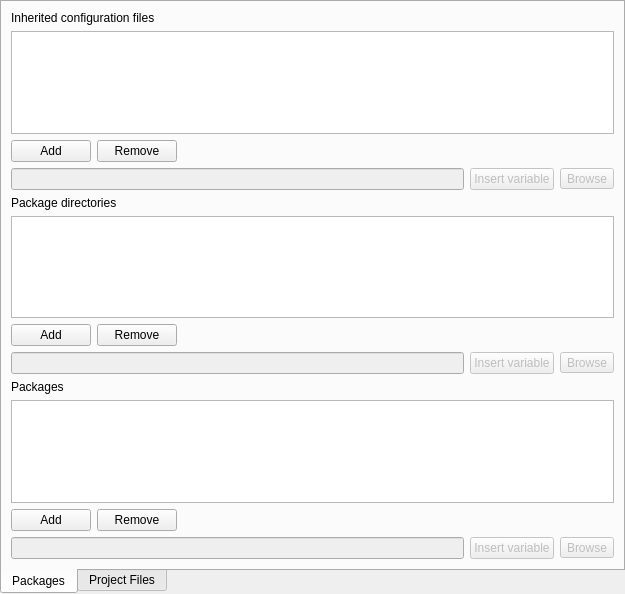
<?xml version="1.0" encoding="UTF-8"?>
<ui version="4.0">
 <class>XpcEditorComp</class>
 <widget class="QWidget" name="XpcEditorComp">
  <property name="geometry">
   <rect>
    <x>0</x>
    <y>0</y>
    <width>625</width>
    <height>594</height>
   </rect>
  </property>
  <layout class="QVBoxLayout" name="verticalLayout_3">
   <property name="margin">
    <number>0</number>
   </property>
   <item>
    <widget class="QTabWidget" name="tabWidget">
     <property name="tabPosition">
      <enum>QTabWidget::South</enum>
     </property>
     <property name="currentIndex">
      <number>0</number>
     </property>
     <widget class="QWidget" name="tabWidgetPage2" native="true">
      <attribute name="title">
       <string>Packages</string>
      </attribute>
      <layout class="QVBoxLayout" name="verticalLayout_2">
       <item>
        <widget class="QLabel" name="label">
         <property name="text">
          <string>Inherited configuration files</string>
         </property>
        </widget>
       </item>
       <item>
        <widget class="QListView" name="ConfigPathView">
         <property name="acceptDrops">
          <bool>false</bool>
         </property>
         <property name="styleSheet">
          <string notr="true">QListView {
     show-decoration-selected: 1; /* make the selection span the entire width of the view */
 }

 QListView::item {
     background: qlineargradient(x1: 0, y1: 0, x2: 0, y2: 1,
                                 stop: 0 #FAFBFE, stop: 1 #DCDEF1);
 }

 QListView::item:alternate {
     background: #EEEEEE;
 }

 QListView::item:selected {
     border: 1px solid #6a6ea9;
 }

 QListView::item:selected:!active {
     background: qlineargradient(x1: 0, y1: 0, x2: 0, y2: 1,
                                 stop: 0 #ABAFE5, stop: 1 #8588B2);
 }

 QListView::item:selected:active {
     background: qlineargradient(x1: 0, y1: 0, x2: 0, y2: 1,
                                 stop: 0 #6a6ea9, stop: 1 #888dd9);
 }
</string>
         </property>
         <property name="editTriggers">
          <set>QAbstractItemView::NoEditTriggers</set>
         </property>
         <property name="dragEnabled">
          <bool>true</bool>
         </property>
         <property name="dragDropMode">
          <enum>QAbstractItemView::InternalMove</enum>
         </property>
         <property name="defaultDropAction">
          <enum>Qt::TargetMoveAction</enum>
         </property>
        </widget>
       </item>
       <item>
        <layout class="QHBoxLayout" name="horizontalLayout_3">
         <item>
          <widget class="QPushButton" name="ConfigPathAddButton">
           <property name="text">
            <string>Add</string>
           </property>
           <property name="icon">
            <iconset resource="../iqtgui/iqtgui.qrc">
             <normaloff>:/Icons/Add</normaloff>:/Icons/Add</iconset>
           </property>
          </widget>
         </item>
         <item>
          <widget class="QPushButton" name="ConfigPathRemoveButton">
           <property name="text">
            <string>Remove</string>
           </property>
           <property name="icon">
            <iconset resource="../iqtgui/iqtgui.qrc">
             <normaloff>:/Icons/Delete</normaloff>:/Icons/Delete</iconset>
           </property>
          </widget>
         </item>
         <item>
          <spacer name="horizontalSpacer">
           <property name="orientation">
            <enum>Qt::Horizontal</enum>
           </property>
           <property name="sizeHint" stdset="0">
            <size>
             <width>40</width>
             <height>20</height>
            </size>
           </property>
          </spacer>
         </item>
        </layout>
       </item>
       <item>
        <widget class="QWidget" name="ConfigPathEditFrame" native="true">
         <property name="enabled">
          <bool>false</bool>
         </property>
         <layout class="QHBoxLayout" name="horizontalLayout_4">
          <property name="margin">
           <number>0</number>
          </property>
          <item>
           <widget class="QLineEdit" name="ConfigPathEdit">
            <property name="sizePolicy">
             <sizepolicy hsizetype="Expanding" vsizetype="Minimum">
              <horstretch>0</horstretch>
              <verstretch>0</verstretch>
             </sizepolicy>
            </property>
           </widget>
          </item>
          <item>
           <widget class="QPushButton" name="ConfigPathInsertVariableButton">
            <property name="text">
             <string>Insert variable</string>
            </property>
           </widget>
          </item>
          <item>
           <widget class="QToolButton" name="ConfigPathBrowseButton">
            <property name="toolTip">
             <string comment="File selection with a dialog window">File selection</string>
            </property>
            <property name="text">
             <string>Browse</string>
            </property>
            <property name="icon">
             <iconset resource="../iqtgui/iqtgui.qrc">
              <normaloff>:/Icons/Open</normaloff>:/Icons/Open</iconset>
            </property>
           </widget>
          </item>
         </layout>
        </widget>
       </item>
       <item>
        <widget class="QLabel" name="label_2">
         <property name="text">
          <string>Package directories</string>
         </property>
        </widget>
       </item>
       <item>
        <widget class="QListView" name="PackageDirView">
         <property name="styleSheet">
          <string notr="true">QListView {
     show-decoration-selected: 1; /* make the selection span the entire width of the view */
 }

 QListView::item {
     background: qlineargradient(x1: 0, y1: 0, x2: 0, y2: 1,
                                 stop: 0 #FAFBFE, stop: 1 #DCDEF1);
 }

 QListView::item:alternate {
     background: #EEEEEE;
 }

 QListView::item:selected {
     border: 1px solid #6a6ea9;
 }

 QListView::item:selected:!active {
     background: qlineargradient(x1: 0, y1: 0, x2: 0, y2: 1,
                                 stop: 0 #ABAFE5, stop: 1 #8588B2);
 }

 QListView::item:selected:active {
     background: qlineargradient(x1: 0, y1: 0, x2: 0, y2: 1,
                                 stop: 0 #6a6ea9, stop: 1 #888dd9);
 }
</string>
         </property>
         <property name="editTriggers">
          <set>QAbstractItemView::NoEditTriggers</set>
         </property>
         <property name="dragEnabled">
          <bool>true</bool>
         </property>
         <property name="dragDropMode">
          <enum>QAbstractItemView::InternalMove</enum>
         </property>
         <property name="defaultDropAction">
          <enum>Qt::TargetMoveAction</enum>
         </property>
        </widget>
       </item>
       <item>
        <layout class="QHBoxLayout" name="horizontalLayout_2">
         <item>
          <widget class="QPushButton" name="PackageDirAddButton">
           <property name="text">
            <string>Add</string>
           </property>
           <property name="icon">
            <iconset resource="../iqtgui/iqtgui.qrc">
             <normaloff>:/Icons/Add</normaloff>:/Icons/Add</iconset>
           </property>
          </widget>
         </item>
         <item>
          <widget class="QPushButton" name="PackageDirRemoveButton">
           <property name="text">
            <string>Remove</string>
           </property>
           <property name="icon">
            <iconset resource="../iqtgui/iqtgui.qrc">
             <normaloff>:/Icons/Delete</normaloff>:/Icons/Delete</iconset>
           </property>
          </widget>
         </item>
         <item>
          <spacer name="horizontalSpacer_2">
           <property name="orientation">
            <enum>Qt::Horizontal</enum>
           </property>
           <property name="sizeHint" stdset="0">
            <size>
             <width>40</width>
             <height>20</height>
            </size>
           </property>
          </spacer>
         </item>
        </layout>
       </item>
       <item>
        <widget class="QWidget" name="PackageDirEditFrame" native="true">
         <property name="enabled">
          <bool>false</bool>
         </property>
         <property name="sizePolicy">
          <sizepolicy hsizetype="Preferred" vsizetype="Minimum">
           <horstretch>0</horstretch>
           <verstretch>0</verstretch>
          </sizepolicy>
         </property>
         <layout class="QHBoxLayout" name="horizontalLayout_5">
          <property name="margin">
           <number>0</number>
          </property>
          <item>
           <widget class="QLineEdit" name="PackageDirEdit"/>
          </item>
          <item>
           <widget class="QPushButton" name="PackageDirInsertVariableButton">
            <property name="text">
             <string>Insert variable</string>
            </property>
           </widget>
          </item>
          <item>
           <widget class="QToolButton" name="PackageDirBrowseButton">
            <property name="toolTip">
             <string comment="File selection with a dialog window">File selection</string>
            </property>
            <property name="text">
             <string>Browse</string>
            </property>
            <property name="icon">
             <iconset resource="../iqtgui/iqtgui.qrc">
              <normaloff>:/Icons/Open</normaloff>:/Icons/Open</iconset>
            </property>
           </widget>
          </item>
         </layout>
        </widget>
       </item>
       <item>
        <widget class="QLabel" name="label_3">
         <property name="text">
          <string>Packages</string>
         </property>
        </widget>
       </item>
       <item>
        <widget class="QListView" name="PackagePathView">
         <property name="styleSheet">
          <string notr="true">QListView {
     show-decoration-selected: 1; /* make the selection span the entire width of the view */
 }

 QListView::item {
     background: qlineargradient(x1: 0, y1: 0, x2: 0, y2: 1,
                                 stop: 0 #FAFBFE, stop: 1 #DCDEF1);
 }

 QListView::item:alternate {
     background: #EEEEEE;
 }

 QListView::item:selected {
     border: 1px solid #6a6ea9;
 }

 QListView::item:selected:!active {
     background: qlineargradient(x1: 0, y1: 0, x2: 0, y2: 1,
                                 stop: 0 #ABAFE5, stop: 1 #8588B2);
 }

 QListView::item:selected:active {
     background: qlineargradient(x1: 0, y1: 0, x2: 0, y2: 1,
                                 stop: 0 #6a6ea9, stop: 1 #888dd9);
 }
</string>
         </property>
         <property name="editTriggers">
          <set>QAbstractItemView::NoEditTriggers</set>
         </property>
         <property name="dragEnabled">
          <bool>true</bool>
         </property>
         <property name="dragDropMode">
          <enum>QAbstractItemView::InternalMove</enum>
         </property>
         <property name="defaultDropAction">
          <enum>Qt::TargetMoveAction</enum>
         </property>
        </widget>
       </item>
       <item>
        <layout class="QHBoxLayout" name="horizontalLayout">
         <item>
          <widget class="QPushButton" name="PackagePathAddButton">
           <property name="text">
            <string>Add</string>
           </property>
           <property name="icon">
            <iconset resource="../iqtgui/iqtgui.qrc">
             <normaloff>:/Icons/Add</normaloff>:/Icons/Add</iconset>
           </property>
          </widget>
         </item>
         <item>
          <widget class="QPushButton" name="PackagePathRemoveButton">
           <property name="text">
            <string>Remove</string>
           </property>
           <property name="icon">
            <iconset resource="../iqtgui/iqtgui.qrc">
             <normaloff>:/Icons/Delete</normaloff>:/Icons/Delete</iconset>
           </property>
          </widget>
         </item>
         <item>
          <spacer name="horizontalSpacer_3">
           <property name="orientation">
            <enum>Qt::Horizontal</enum>
           </property>
           <property name="sizeHint" stdset="0">
            <size>
             <width>40</width>
             <height>20</height>
            </size>
           </property>
          </spacer>
         </item>
        </layout>
       </item>
       <item>
        <widget class="QWidget" name="PackagePathEditFrame" native="true">
         <property name="enabled">
          <bool>false</bool>
         </property>
         <layout class="QHBoxLayout" name="horizontalLayout_6">
          <property name="margin">
           <number>0</number>
          </property>
          <item>
           <widget class="QLineEdit" name="PackagePathEdit">
            <property name="sizePolicy">
             <sizepolicy hsizetype="Expanding" vsizetype="Minimum">
              <horstretch>0</horstretch>
              <verstretch>0</verstretch>
             </sizepolicy>
            </property>
           </widget>
          </item>
          <item>
           <widget class="QPushButton" name="PackagePathInsertVariableButton">
            <property name="text">
             <string>Insert variable</string>
            </property>
           </widget>
          </item>
          <item>
           <widget class="QToolButton" name="PackagePathBrowseButton">
            <property name="toolTip">
             <string comment="File selection with a dialog window">File selection</string>
            </property>
            <property name="text">
             <string>Browse</string>
            </property>
            <property name="icon">
             <iconset resource="../iqtgui/iqtgui.qrc">
              <normaloff>:/Icons/Open</normaloff>:/Icons/Open</iconset>
            </property>
           </widget>
          </item>
         </layout>
        </widget>
       </item>
      </layout>
     </widget>
     <widget class="QWidget" name="" native="true">
      <attribute name="title">
       <string>Project Files</string>
      </attribute>
      <layout class="QVBoxLayout" name="verticalLayout">
       <item>
        <widget class="QListView" name="RegistryPathView">
         <property name="styleSheet">
          <string notr="true">QListView {
     show-decoration-selected: 1; /* make the selection span the entire width of the view */
 }

 QListView::item {
     background: qlineargradient(x1: 0, y1: 0, x2: 0, y2: 1,
                                 stop: 0 #FAFBFE, stop: 1 #DCDEF1);
 }

 QListView::item:alternate {
     background: #EEEEEE;
 }

 QListView::item:selected {
     border: 1px solid #6a6ea9;
 }

 QListView::item:selected:!active {
     background: qlineargradient(x1: 0, y1: 0, x2: 0, y2: 1,
                                 stop: 0 #ABAFE5, stop: 1 #8588B2);
 }

 QListView::item:selected:active {
     background: qlineargradient(x1: 0, y1: 0, x2: 0, y2: 1,
                                 stop: 0 #6a6ea9, stop: 1 #888dd9);
 }
</string>
         </property>
         <property name="editTriggers">
          <set>QAbstractItemView::NoEditTriggers</set>
         </property>
         <property name="dragEnabled">
          <bool>true</bool>
         </property>
         <property name="dragDropMode">
          <enum>QAbstractItemView::InternalMove</enum>
         </property>
         <property name="defaultDropAction">
          <enum>Qt::TargetMoveAction</enum>
         </property>
        </widget>
       </item>
       <item>
        <layout class="QHBoxLayout" name="horizontalLayout_7">
         <item>
          <widget class="QPushButton" name="RegistryPathAddButton">
           <property name="text">
            <string>Add</string>
           </property>
           <property name="icon">
            <iconset resource="../iqtgui/iqtgui.qrc">
             <normaloff>:/Icons/Add</normaloff>:/Icons/Add</iconset>
           </property>
          </widget>
         </item>
         <item>
          <widget class="QPushButton" name="RegistryPathRemoveButton">
           <property name="text">
            <string>Remove</string>
           </property>
           <property name="icon">
            <iconset resource="../iqtgui/iqtgui.qrc">
             <normaloff>:/Icons/Delete</normaloff>:/Icons/Delete</iconset>
           </property>
          </widget>
         </item>
         <item>
          <spacer name="horizontalSpacer_4">
           <property name="orientation">
            <enum>Qt::Horizontal</enum>
           </property>
           <property name="sizeHint" stdset="0">
            <size>
             <width>40</width>
             <height>20</height>
            </size>
           </property>
          </spacer>
         </item>
        </layout>
       </item>
       <item>
        <widget class="QWidget" name="RegistryPathEditFrame" native="true">
         <property name="enabled">
          <bool>false</bool>
         </property>
         <property name="autoFillBackground">
          <bool>false</bool>
         </property>
         <layout class="QHBoxLayout" name="horizontalLayout_8">
          <property name="margin">
           <number>0</number>
          </property>
          <item>
           <widget class="QLineEdit" name="RegistryPathEdit"/>
          </item>
          <item>
           <widget class="QPushButton" name="RegistryPathInsertVariableButton">
            <property name="text">
             <string>Insert variable</string>
            </property>
           </widget>
          </item>
          <item>
           <widget class="QToolButton" name="RegistryPathBrowseButton">
            <property name="toolTip">
             <string>File selection</string>
            </property>
            <property name="text">
             <string>Browse</string>
            </property>
            <property name="icon">
             <iconset resource="../iqtgui/iqtgui.qrc">
              <normaloff>:/Icons/Open</normaloff>:/Icons/Open</iconset>
            </property>
           </widget>
          </item>
         </layout>
        </widget>
       </item>
      </layout>
     </widget>
    </widget>
   </item>
  </layout>
 </widget>
 <resources>
  <include location="../iqtgui/iqtgui.qrc"/>
 </resources>
 <connections/>
</ui>
